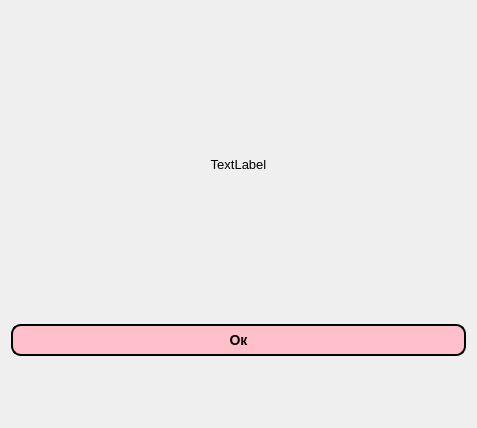
<?xml version="1.0" encoding="UTF-8"?>
<ui version="4.0">
 <class>SvodAnalyz</class>
 <widget class="QWidget" name="SvodAnalyz">
  <property name="geometry">
   <rect>
    <x>0</x>
    <y>0</y>
    <width>477</width>
    <height>428</height>
   </rect>
  </property>
  <property name="sizePolicy">
   <sizepolicy hsizetype="Minimum" vsizetype="Minimum">
    <horstretch>0</horstretch>
    <verstretch>0</verstretch>
   </sizepolicy>
  </property>
  <property name="minimumSize">
   <size>
    <width>0</width>
    <height>428</height>
   </size>
  </property>
  <property name="windowTitle">
   <string>SvodAnalyz</string>
  </property>
  <layout class="QGridLayout" name="gridLayout">
   <item row="0" column="0">
    <widget class="QLabel" name="label">
     <property name="maximumSize">
      <size>
       <width>459</width>
       <height>187</height>
      </size>
     </property>
     <property name="font">
      <font>
       <pointsize>10</pointsize>
      </font>
     </property>
     <property name="text">
      <string>TextLabel</string>
     </property>
     <property name="scaledContents">
      <bool>true</bool>
     </property>
     <property name="alignment">
      <set>Qt::AlignCenter</set>
     </property>
     <property name="wordWrap">
      <bool>true</bool>
     </property>
    </widget>
   </item>
   <item row="1" column="0">
    <widget class="QPushButton" name="pushButton">
     <property name="styleSheet">
      <string notr="true">QPushButton{
     background-color: pink;
     border-style: outset;
     border-width: 2px;
     border-radius: 10px;
     border-color: black;
     font: bold 14px;
     min-width: 10em;
     padding: 6px;
 }
 QPushButton:pressed {
     background-color: rgb(0, 255, 238);
     border-style: inset;
 }</string>
     </property>
     <property name="text">
      <string>Ок</string>
     </property>
    </widget>
   </item>
  </layout>
 </widget>
 <resources/>
 <connections/>
</ui>
